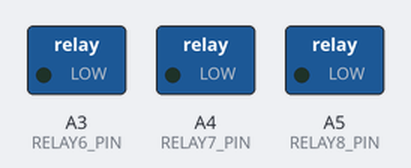
A sketch run on a simulated Arduino Uno, built with avr-gcc and run on an emulated ATmega328P. On the bench: switched loads named in the sketch (green lamp = pin HIGH).

Above: at 0.2 s.
At 1.7 s:
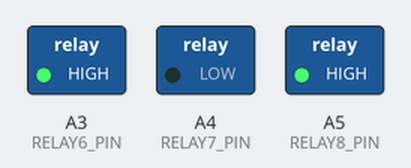
At 2.7 s:
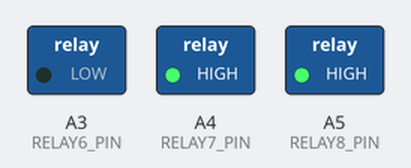
At 3.7 s:
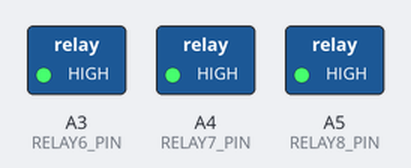
At 6.2 s:
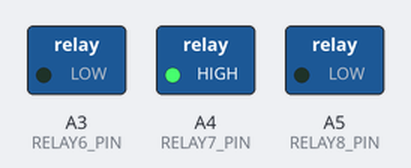
At 8.7 s:
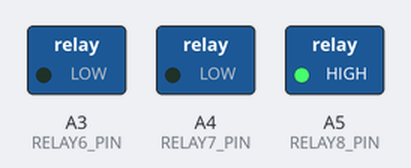
Timing chart, 0 to 9.2 s (numbered marks = the images above):
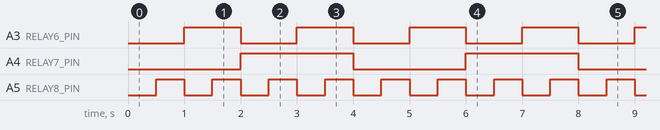

The sketch:

ald_valve_control.ino
```cpp
// ald_valve_control.ino
// This file actuates ALD valves based on set intervals.
// CMU Hacker Fab 2025
// Joel Gonzalez, Haewon Uhm

#define RELAY6_PIN A3
#define RELAY7_PIN A4
#define RELAY8_PIN A5

unsigned long previousMillis_1 = 0;
const long interval_1 = 1000; // Interval for toggling the pin (in milliseconds)
bool outputState_1 = LOW;

unsigned long previousMillis_2 = 0;
const long interval_2 = 2000; // Interval for toggling the pin (in milliseconds)
bool outputState_2 = LOW;

unsigned long previousMillis_3 = 0;
const long interval_3 = 500; // Interval for toggling the pin (in milliseconds)
bool outputState_3 = LOW;

void setup() {
  // put your setup code here, to run once:
  pinMode(RELAY6_PIN, OUTPUT);
  pinMode(RELAY7_PIN, OUTPUT);
  pinMode(RELAY8_PIN, OUTPUT);
}

void loop() {
  unsigned long currentMillis = millis();

  // valve 1
  if (currentMillis - previousMillis_1 >= interval_1) {
    // Save the last time you toggled the pin
    previousMillis_1 = currentMillis;

    // If the output is currently LOW, make it HIGH
    // and vice-versa
    if (outputState_1 == LOW) {
      outputState_1 = HIGH;
    } else {
      outputState_1 = LOW;
    }

    // Set the output pin to the new state
    digitalWrite(RELAY6_PIN, outputState_1);
  }

  // valve 2
  if (currentMillis - previousMillis_2 >= interval_2) {
    // Save the last time you toggled the pin
    previousMillis_2 = currentMillis;

    // If the output is currently LOW, make it HIGH
    // and vice-versa
    if (outputState_2 == LOW) {
      outputState_2 = HIGH;
    } else {
      outputState_2 = LOW;
    }

    // Set the output pin to the new state
    digitalWrite(RELAY7_PIN, outputState_2);
  }

  // valve 3
  if (currentMillis - previousMillis_3 >= interval_3) {
    // Save the last time you toggled the pin
    previousMillis_3 = currentMillis;

    // If the output is currently LOW, make it HIGH
    // and vice-versa
    if (outputState_3 == LOW) {
      outputState_3 = HIGH;
    } else {
      outputState_3 = LOW;
    }

    // Set the output pin to the new state
    digitalWrite(RELAY8_PIN, outputState_3);
  }

}
```

Measured:
- by itself, A3 (RELAY6_PIN): alternates HIGH for 1.0 s and LOW for 1.0 s
- by itself, A4 (RELAY7_PIN): alternates HIGH for 2.0 s and LOW for 2.0 s
- by itself, A5 (RELAY8_PIN): alternates HIGH for 0.50 s and LOW for 0.50 s
